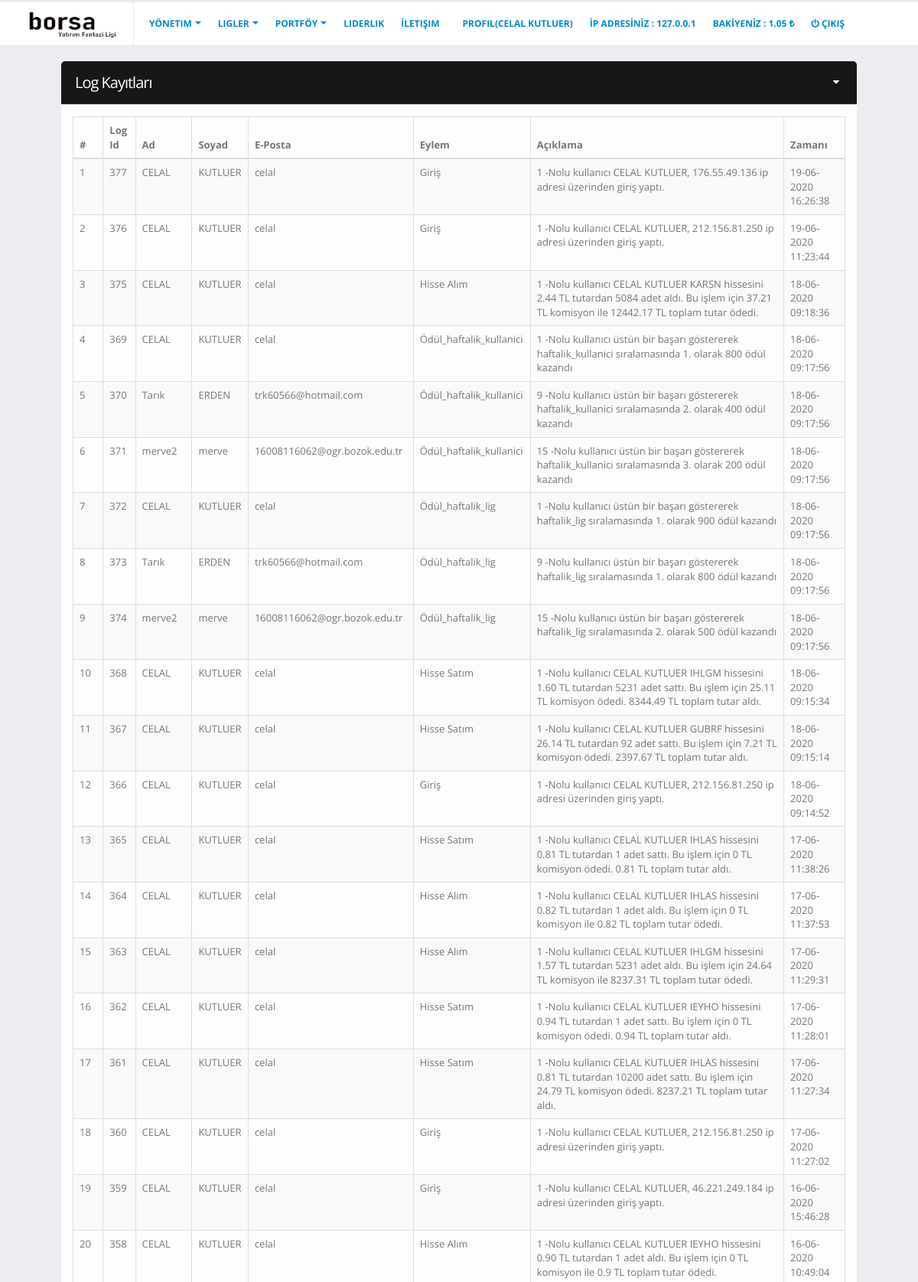
Screenshot of /log_kayitlari.php (signed in, upper part) with the database file from the repository.
### tables this page shows
CREATE TABLE `log` (
                       `log_id` int(11) NOT NULL,
                       `log_kul_id` int(11) DEFAULT NULL,
                       `log_eylem` tinytext DEFAULT NULL,
                       `log_aciklama` text DEFAULT NULL,
                       `log_zaman` datetime DEFAULT current_timestamp()
);

CREATE TABLE `kullanicilar` (
                                `kul_Id` int(11) NOT NULL,
                                `kul_Ad` varchar(20) DEFAULT NULL,
                                `kul_Soyad` varchar(20) DEFAULT NULL,
                                `kul_Eposta` tinytext DEFAULT NULL,
                                `kul_CepNo` tinytext DEFAULT NULL,
                                `kul_DogumTar` date DEFAULT NULL,
                                `kul_Sifre` tinytext DEFAULT NULL,
                                `kul_Sifre_yeni` tinytext DEFAULT NULL,
                                `kul_Bakiye` decimal(10,2) DEFAULT 10000.00,
                                `kul_Eposta_Dogrulama_Kod` tinytext DEFAULT NULL,
                                `kul_Eposta_Dogrulama` enum('0','1') DEFAULT '0',
                                `kul_kod_zaman` datetime DEFAULT NULL,
                                `kul_Uyelik_Tarih` datetime DEFAULT current_timestamp(),
                                `kul_Son_Giris_Tar` datetime DEFAULT NULL,
                                `kul_lig_id` int(11) DEFAULT NULL,
                                `kul_Yetki` varchar(45) DEFAULT '0',
                                `kul_Resim` varchar(75) DEFAULT 'img/logged-user.jpg',
                                `kul_Pasif_Durum` enum('0','1') DEFAULT '1',
                                `kul_Pasif_Tarih` datetime DEFAULT NULL,
                                `kul_Pasif_Sure` int(11) DEFAULT NULL
);

### log_kayitlari.php (the view, shortened to what this page needs)
<?php
include "inc/header.php";
?>
    <section role="main" class="content-body">
        <div class="conteiner">
            <div class="col-md">
                <section class="panel panel-dark">
                    <header class="panel-heading">
                        <h2 class="panel-title">Log Kayıtları</h2>
                        <div class="panel-actions">
                            <a href="#" class="panel-action panel-action-toggle" data-panel-toggle></a>
                        </div>
                    </header>
                    <div class="panel-body">
                        <table class="table table-bordered table-striped mb-none" id="datatable-default">
                            <thead>
                            <tr>
                                <th>#</th>
                                <th>Log Id</th>
                                <th>Ad</th>
                                <th>Soyad</th>
                                <th>E-Posta</th>
                                <th>Eylem</th>
                                <th>Açıklama</th>
                                <th>Zamanı</th>
                            </tr>
                            </thead>
                            <tbody>
                            <?php
                            function loglar()
                            {
                                global $db;
                                $sayi=0;
                                $veri = $db->prepare("SELECT log.log_id,kullanicilar.kul_Ad,kullanicilar.kul_Soyad,kullanicilar.kul_Eposta,log.log_eylem,log.log_aciklama,log.log_zaman FROM log inner join kullanicilar on log.log_kul_id=kullanicilar.kul_Id order by log.log_zaman DESC");
                                $veri->execute(array());
                                $v = $veri->fetchAll(pdo::FETCH_ASSOC);
                                $say = $veri->rowCount();
                                if ($say) {
                                    foreach ($v as $tum_kullanicilar) {
                                        ?>
                                        <tr>
                                            <td><?php echo ($sayi+1); ?></td>
                                            <td><?php echo $tum_kullanicilar['log_id']; ?></td>
                                            <td><?php echo $tum_kullanicilar['kul_Ad']; ?></td>
                                            <td><?php echo $tum_kullanicilar['kul_Soyad']; ?></td>
                                            <td><?php echo $tum_kullanicilar['kul_Eposta']; ?></td>
                                            <td><?php echo $tum_kullanicilar['log_eylem']; ?></td>
                                            <td><?php echo $tum_kullanicilar['log_aciklama']; ?></td>
                                            <td><?php echo (new \DateTime($tum_kullanicilar['log_zaman']))->format('d-m-Y H:i:s') . PHP_EOL; ?></td>
                                        </tr>
                                        <?php
                                        $sayi++;
                                    }
                                }
                            }
                            loglar();
                            ?>
                            </tbody>
                        </table>
                    </div>
                </section>
            </div>
        </div>
    </section>
<?php include "inc/footer.php"; ?>

### assets/stylesheets/skins/default.css (style rules this page uses)
a, .btn-link { color: #0088cc; }

### rows the page displays
log: log_id "377", kullanicilar.kul_Ad "CELAL", kullanicilar.kul_Soyad "KUTLUER", kullanicilar.kul_Eposta "celal", log_eylem "Giriş", log_aciklama "1 -Nolu kullanıcı CELAL KUTLUER, 176.55.49.136 ip adresi üzerinden giriş yaptı.", log_zaman "19-06-2020 16:26:38"
log: log_id "376", kullanicilar.kul_Ad "CELAL", kullanicilar.kul_Soyad "KUTLUER", kullanicilar.kul_Eposta "celal", log_eylem "Giriş", log_aciklama "1 -Nolu kullanıcı CELAL KUTLUER, 212.156.81.250 ip adresi üzerinden giriş yaptı.", log_zaman "19-06-2020 11:23:44"
log: log_id "375", kullanicilar.kul_Ad "CELAL", kullanicilar.kul_Soyad "KUTLUER", kullanicilar.kul_Eposta "celal", log_eylem "Hisse Alım", log_aciklama "1 -Nolu kullanıcı CELAL KUTLUER KARSN hissesini 2.44 TL tutardan 5084 adet aldı. Bu işlem için 37.21 TL komisyon ile 12442.17 TL toplam tutar ödedi.", log_zaman "18-06-2020 09:18:36"
log: log_id "369", kullanicilar.kul_Ad "CELAL", kullanicilar.kul_Soyad "KUTLUER", kullanicilar.kul_Eposta "celal", log_eylem "Ödül_haftalik_kullanici", log_aciklama "1 -Nolu kullanıcı üstün bir başarı göstererek haftalik_kullanici sıralamasında 1. olarak 800 ödül kazandı", log_zaman "18-06-2020 09:17:56"
log: log_id "370", kullanicilar.kul_Ad "Tarık", kullanicilar.kul_Soyad "ERDEN", kullanicilar.kul_Eposta "trk60566@hotmail.com", log_eylem "Ödül_haftalik_kullanici", log_aciklama "9 -Nolu kullanıcı üstün bir başarı göstererek haftalik_kullanici sıralamasında 2. olarak 400 ödül kazandı", log_zaman "18-06-2020 09:17:56"
log: log_id "371", kullanicilar.kul_Ad "merve2", kullanicilar.kul_Soyad "merve", kullanicilar.kul_Eposta "16008116062@ogr.bozok.edu.tr", log_eylem "Ödül_haftalik_kullanici", log_aciklama "15 -Nolu kullanıcı üstün bir başarı göstererek haftalik_kullanici sıralamasında 3. olarak 200 ödül kazandı", log_zaman "18-06-2020 09:17:56"
log: log_id "372", kullanicilar.kul_Ad "CELAL", kullanicilar.kul_Soyad "KUTLUER", kullanicilar.kul_Eposta "celal", log_eylem "Ödül_haftalik_lig", log_aciklama "1 -Nolu kullanıcı üstün bir başarı göstererek haftalik_lig sıralamasında 1. olarak 900 ödül kazandı", log_zaman "18-06-2020 09:17:56"
log: log_id "373", kullanicilar.kul_Ad "Tarık", kullanicilar.kul_Soyad "ERDEN", kullanicilar.kul_Eposta "trk60566@hotmail.com", log_eylem "Ödül_haftalik_lig", log_aciklama "9 -Nolu kullanıcı üstün bir başarı göstererek haftalik_lig sıralamasında 1. olarak 800 ödül kazandı", log_zaman "18-06-2020 09:17:56"
log: log_id "374", kullanicilar.kul_Ad "merve2", kullanicilar.kul_Soyad "merve", kullanicilar.kul_Eposta "16008116062@ogr.bozok.edu.tr", log_eylem "Ödül_haftalik_lig", log_aciklama "15 -Nolu kullanıcı üstün bir başarı göstererek haftalik_lig sıralamasında 2. olarak 500 ödül kazandı", log_zaman "18-06-2020 09:17:56"
log: log_id "368", kullanicilar.kul_Ad "CELAL", kullanicilar.kul_Soyad "KUTLUER", kullanicilar.kul_Eposta "celal", log_eylem "Hisse Satım", log_aciklama "1 -Nolu kullanıcı CELAL KUTLUER IHLGM hissesini 1.60 TL tutardan 5231 adet sattı. Bu işlem için 25.11 TL komisyon ödedi. 8344.49 TL toplam tutar aldı.", log_zaman "18-06-2020 09:15:34"
log: log_id "367", kullanicilar.kul_Ad "CELAL", kullanicilar.kul_Soyad "KUTLUER", kullanicilar.kul_Eposta "celal", log_eylem "Hisse Satım", log_aciklama "1 -Nolu kullanıcı CELAL KUTLUER GUBRF hissesini 26.14 TL tutardan 92 adet sattı. Bu işlem için 7.21 TL komisyon ödedi. 2397.67 TL toplam tutar aldı.", log_zaman "18-06-2020 09:15:14"
log: log_id "366", kullanicilar.kul_Ad "CELAL", kullanicilar.kul_Soyad "KUTLUER", kullanicilar.kul_Eposta "celal", log_eylem "Giriş", log_aciklama "1 -Nolu kullanıcı CELAL KUTLUER, 212.156.81.250 ip adresi üzerinden giriş yaptı.", log_zaman "18-06-2020 09:14:52"
log: log_id "365", kullanicilar.kul_Ad "CELAL", kullanicilar.kul_Soyad "KUTLUER", kullanicilar.kul_Eposta "celal", log_eylem "Hisse Satım", log_aciklama "1 -Nolu kullanıcı CELAL KUTLUER IHLAS hissesini 0.81 TL tutardan 1 adet sattı. Bu işlem için 0 TL komisyon ödedi. 0.81 TL toplam tutar aldı.", log_zaman "17-06-2020 11:38:26"
log: log_id "364", kullanicilar.kul_Ad "CELAL", kullanicilar.kul_Soyad "KUTLUER", kullanicilar.kul_Eposta "celal", log_eylem "Hisse Alım", log_aciklama "1 -Nolu kullanıcı CELAL KUTLUER IHLAS hissesini 0.82 TL tutardan 1 adet aldı. Bu işlem için 0 TL komisyon ile 0.82 TL toplam tutar ödedi.", log_zaman "17-06-2020 11:37:53"
log: log_id "363", kullanicilar.kul_Ad "CELAL", kullanicilar.kul_Soyad "KUTLUER", kullanicilar.kul_Eposta "celal", log_eylem "Hisse Alım", log_aciklama "1 -Nolu kullanıcı CELAL KUTLUER IHLGM hissesini 1.57 TL tutardan 5231 adet aldı. Bu işlem için 24.64 TL komisyon ile 8237.31 TL toplam tutar ödedi.", log_zaman "17-06-2020 11:29:31"
log: log_id "362", kullanicilar.kul_Ad "CELAL", kullanicilar.kul_Soyad "KUTLUER", kullanicilar.kul_Eposta "celal", log_eylem "Hisse Satım", log_aciklama "1 -Nolu kullanıcı CELAL KUTLUER IEYHO hissesini 0.94 TL tutardan 1 adet sattı. Bu işlem için 0 TL komisyon ödedi. 0.94 TL toplam tutar aldı.", log_zaman "17-06-2020 11:28:01"
log: log_id "361", kullanicilar.kul_Ad "CELAL", kullanicilar.kul_Soyad "KUTLUER", kullanicilar.kul_Eposta "celal", log_eylem "Hisse Satım", log_aciklama "1 -Nolu kullanıcı CELAL KUTLUER IHLAS hissesini 0.81 TL tutardan 10200 adet sattı. Bu işlem için 24.79 TL komisyon ödedi. 8237.21 TL toplam tutar aldı.", log_zaman "17-06-2020 11:27:34"
log: log_id "360", kullanicilar.kul_Ad "CELAL", kullanicilar.kul_Soyad "KUTLUER", kullanicilar.kul_Eposta "celal", log_eylem "Giriş", log_aciklama "1 -Nolu kullanıcı CELAL KUTLUER, 212.156.81.250 ip adresi üzerinden giriş yaptı.", log_zaman "17-06-2020 11:27:02"
log: log_id "359", kullanicilar.kul_Ad "CELAL", kullanicilar.kul_Soyad "KUTLUER", kullanicilar.kul_Eposta "celal", log_eylem "Giriş", log_aciklama "1 -Nolu kullanıcı CELAL KUTLUER, 46.221.249.184 ip adresi üzerinden giriş yaptı.", log_zaman "16-06-2020 15:46:28"
log: log_id "358", kullanicilar.kul_Ad "CELAL", kullanicilar.kul_Soyad "KUTLUER", kullanicilar.kul_Eposta "celal", log_eylem "Hisse Alım", log_aciklama "1 -Nolu kullanıcı CELAL KUTLUER IEYHO hissesini 0.90 TL tutardan 1 adet aldı. Bu işlem için 0 TL komisyon ile 0.9 TL toplam tutar ödedi.", log_zaman "16-06-2020 10:49:04"

### other values shown
s("isim") "CELAL"
s('soyisim') "KUTLUER"
$_SERVER['REMOTE_ADDR'] "127.0.0.1"
$_SESSION['bakiye'] "1.05"
